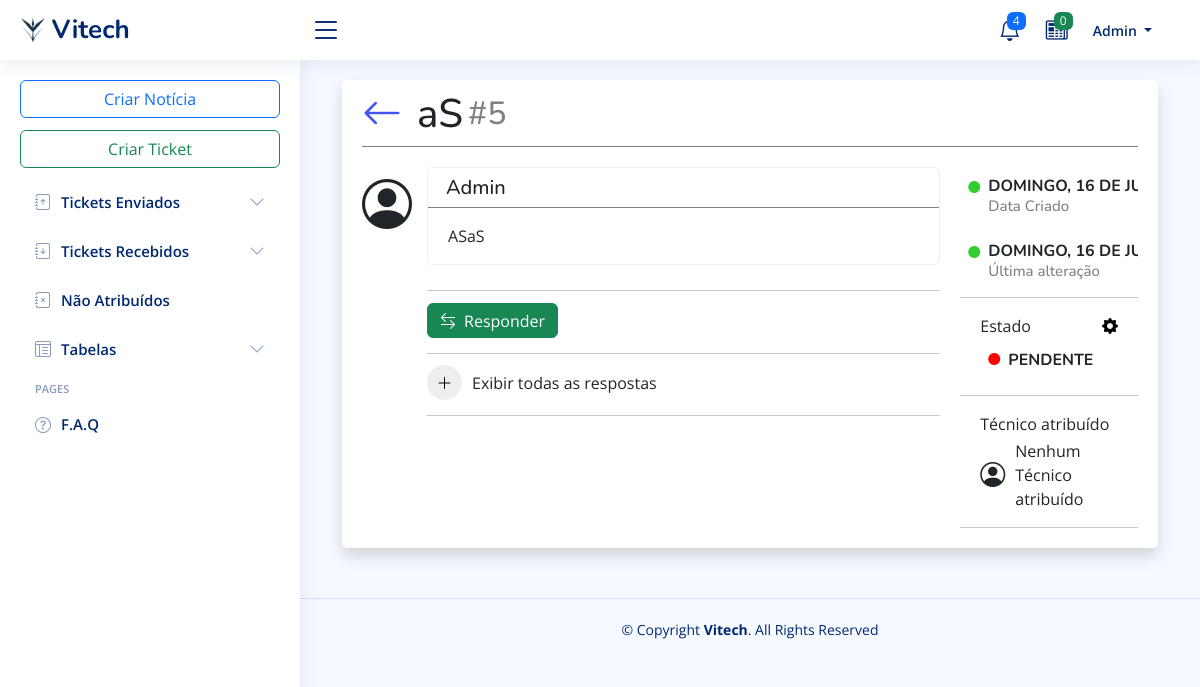
Page /?op=4&id=5 (signed in) on the committed database.
### tables this page shows
CREATE TABLE `ticket` (
  `id_ticket` int(9) NOT NULL,
  `id_user` int(9) NOT NULL,
  `data` timestamp NOT NULL DEFAULT current_timestamp(),
  `tipo_ticket` char(1) NOT NULL,
  `assunto_local` varchar(50) NOT NULL,
  `mensagem_sintomas` text NOT NULL,
  `id_departamento_destino` varchar(3) NOT NULL,
  `urgencia` tinyint(1) NOT NULL,
  `status` char(1) NOT NULL,
  `id_user_atribuido` int(9) DEFAULT NULL,
  `data_atribuido` date DEFAULT NULL
);

CREATE TABLE `user` (
  `id_user` int(9) NOT NULL,
  `nome` varchar(50) NOT NULL,
  `username` varchar(20) NOT NULL,
  `password` char(40) NOT NULL,
  `email` varchar(100) NOT NULL,
  `telefone` int(9) DEFAULT NULL,
  `status` char(1) NOT NULL
);

### db/libphp.php (called while the page is built, shortened)
<?php
function getTicket($con, $idticket)
{
    $query = "
    SELECT
        t.id_ticket,
        u1.nome AS user_criado,
        DATE_FORMAT(t.data  , '%W, %e de %M %Y, %H:%i ','pt_PT') AS data,
        t.tipo_ticket,
        t.assunto_local,
        t.mensagem_sintomas,
        d.nome AS nome_departamento,
        t.urgencia,
        t.status,
        u2.nome AS user_atribuido,
        t.data_atribuido
    FROM
        ticket t
        LEFT JOIN user u1 ON t.id_user = u1.id_user
        LEFT JOIN user u2 ON t.id_user_atribuido = u2.id_user
        LEFT JOIN departamento d ON t.id_departamento_destino = d.id_departamento
    WHERE
        t.id_ticket = '$idticket'
";
    $query_exec = mysqli_query($con, $query);
    if ($query_exec && mysqli_num_rows($query_exec) == 1) {
        $row = mysqli_fetch_assoc($query_exec);
        switch ($row['status']) {
            case 'P':
                $row['statusText'] = 'Pendente';
                $row['statusColor'] = 'red';
                break;
        }
        $queryacoes = "
        SELECT DATE_FORMAT(data_acao, '%W, %e de %M %Y, %H:%i ','pt_PT') AS data_acao
        FROM acoes
        WHERE id_ticket = '$idticket'
        ORDER BY data_acao DESC
        LIMIT 1
    ";
        $queryacoes_exec = mysqli_query($con, $queryacoes);
        if ($queryacoes_exec && mysqli_num_rows($queryacoes_exec) == 1) {
            $data_acao = mysqli_fetch_assoc($queryacoes_exec);
            $row["data_acao"] = $data_acao["data_acao"];
        }
        return $row;
    }
    return null;
}
?>

### pag/ticketview.php (the view, shortened to what this page needs)
<?php
$id = isset($_GET['id']) ? $_GET['id'] : 0;
$ticket = getTicket($con, $id);
?>
<!DOCTYPE html>
<html lang="en">
<head>
</head>
<body>
    <div class="container" style="max-width: 2000px;">
        <div class="card shadow">
            <div class="card-body">
                <div style="width: 100%; display: flex; border-bottom: 1px solid gray">
                    <a href="<?= $_SESSION['current_page'] ?>" style="display: flex; margin-top: 3px;">
                        <i class="bi bi-arrow-left arrow"></i>
                    </a>
                    <h1 style="margin-top: 10px"><?= $ticket['assunto_local'] ?></h1>
                    <h2 class="id_ticket">#<?= $ticket['id_ticket'] ?></h2>
                </div>
                <div style="display: flex; margin-top: 20px;">
                    <i class="bi bi-person-circle" style="font-size: 50px; margin-right: 15px;"></i>
                    <div class="V1" style="gap: 20px; width: 100%;">
                        <div class="V2">
                            <div class="accordion" id="accordionExample">
                                <div class="accordion-item">
                                    <h2 class="accordion-header" id="headingOne">
                                        <div class="fs20"
                                            style="white-space: nowrap; overflow: hidden; text-overflow: ellipsis; width: 100%; display: flex; height: 40px; align-items: center; padding-left: 10px; background-color: transparent; border-bottom: 1px solid gray;">
                                            <div style="display: flex;">
                                                <div class="mx-2"
                                                    style="white-space: nowrap; overflow: hidden; text-overflow: ellipsis;">
                                                    <?= $ticket['user_criado'] ?>
                                                </div>
                                            </div>
                                        </div>
                                    </h2>
                                    <div class="accordion-collapse collapse show" aria-labelledby="headingOne"
                                        data-bs-parent="#accordionExample">
                                        <div class="accordion-body">
                                            <?= $ticket['mensagem_sintomas'] ?>
                                        </div>
                                    </div>
                                </div>
                            </div>
                            <hr style="width: 100%; margin-top: 25px; border-width: 0.01em;">
                            <div style="margin-top: 20px; display: flex; gap: 5px; margin-top: -4px;">
                                <button class="btn btn-success"
                                    style="height: 35px; display: flex; align-items: center;"
                                    onclick="aparecerlocalresponder()">
                                    <i class="bi bi-arrow-left-right" style="margin-right: 8px;"></i>Responder
                                </button>
                            </div>
                            <hr style="width: 100%; margin-top: 15px; border-width: 0.01em;">
                            <div style="display: flex; align-items: center; gap: 10px; margin-top: -5px;">
                                <button class="btn grandão"
                                    style="width: 35px; height: 35px; display: flex; align-items: center; justify-content: center; border-radius: 50%; background-color: #EEEEEE; color: black"
                                    onclick="aparecerlocalrespostas()">
                                    <i id="iconBtnAparecer" class="bi bi-plus-lg"></i>
                                </button>
                                <span>Exibir todas as respostas</span>
                            </div>
                            <hr style="border-width: 0.01em; width: 100%; margin-top: 15px;">
                        </div>
                        <div class="V3">
                            <div class="accordion" id="accordionExample">
                                <div class="accordion-item"
                                    style="background-color: transparent !important; border: none;">
                                    <h2 class="accordion-header" id="headingOne">
                                        <div class="fs20"
                                            style="white-space: nowrap; overflow: hidden; text-overflow: ellipsis; width: 100%; display: flex; align-items: center;background-color: transparent;">
                                            <div
                                                style="gap: 10px; width: 100%; white-space: nowrap; overflow: hidden; text-overflow: ellipsis; display: flex; flex-direction: column;">
                                                <div style="display: flex; font-size: 15px; margin-top: 10px;">
                                                    <i class="mx-2 bi bi-circle-fill"
                                                        style="font-size: 12px;color:#32CD32; margin-top: 3px;"></i>
                                                    <div>
                                                        <h6 style="font-weight: bold; text-transform: uppercase;">
                                                            <?= $ticket['data'] ?>
                                                        </h6>
                                                        <span
                                                            style="font-size: 15px; color: gray; position: relative; top: -7px;">Data
                                                            Criado</span>
                                                    </div>
                                                </div>
                                                <div style="display: flex; font-size: 15px; margin-top: 10px;">
                                                    <i class="mx-2 bi bi-circle-fill"
                                                        style="font-size: 12px;color:#32CD32; margin-top: 3px;"></i>
                                                    <div>
                                                        <h6 style="font-weight: bold; text-transform: uppercase;">
                                                            <?= !empty($ticket['data_acao']) ? $ticket['data_acao'] : 'Nenhuma Alteração Feita' ?>
                                                        </h6>
                                                        <span
                                                            style="font-size: 15px; color: gray; position: relative; top: -7px;">Última
                                                            alteração</span>
                                                    </div>
                                                </div>
                                                <hr style="border-width: 0.01em; width: 100%; margin: 0px;">
                                            </div>
                                        </div>
                                    </h2>
                                    <div class="accordion-collapse collapse show" aria-labelledby="headingOne"
                                        data-bs-parent="#accordionExample">
                                        <div class="accordion-body" style="overflow: visible; position: relative;">
                                            <div>
                                                <div style="display:flex;">
                                                    <span>Estado</span>
                                                    <div class="dropdown" style="margin-left: auto;">
                                                        <a style=" text-decoration: none; color: black;" type="button"
                                                            id="dropdownMenuButton" data-bs-toggle="dropdown"
                                                            aria-haspopup="true" aria-expanded="false">
                                                            <i class="bi bi-gear-fill"></i>
                                                        </a>
                                                    </div>
                                                </div>
                                            </div>
                                            <div style="display: flex; align-items: center; margin-top: 3px;">
                                                <i id="estadoBola" class="mx-2 bi bi-circle-fill"
                                                    style="font-size: 12px; color: <?= $ticket['statusColor'] ?>;"></i>
                                                <div>
                                                    <h6 id="estadoText"
                                                        style="font-weight: bold; text-transform: uppercase; margin-top: 10px;">
                                                        <?= $ticket['statusText'] ?>
                                                    </h6>
                                                </div>
                                            </div>
                                        </div>
                                    </div>
                                    <hr style="border-width: 0.01em; width: 100%; margin: 0px;">
                                    <div class="accordion-body" style="overflow: hidden; text-overflow: ellipsis;">
                                        <div>
                                            <div style="display:flex;">
                                                <span>Técnico atribuído</span>
                                            </div>
                                            <div style="display: flex; align-items: center; margin-top: 3px;">
                                                <i class="bi bi-person-circle"
                                                    style="margin-right: 10px; font-size: 25px;"></i>
                                                <span><?= !empty($ticket['user_atribuido']) ? $ticket['user_atribuido'] : 'Nenhum Técnico atribuído' ?></span>
                                            </div>
                                        </div>
                                    </div>
                                    <hr style="border-width: 0.01em; width: 100%; margin: 0px;">
                                </div>
                            </div>
                        </div>
                    </div>
                </div>
            </div>
        </div>
    </div>
</body>
</html>

### assets/css/style.css (style rules this page uses)
:root { scroll-behavior: smooth; }
body { font-family: "Open Sans", sans-serif; background: #f6f9ff; color: #444444; }
a { color: #4154f1; text-decoration: none; }
h1, h2, h3, h4, h5, h6 { font-family: "Nunito", sans-serif; }
.card { margin-bottom: 30px; border: none; border-radius: 5px; box-shadow: 0px 0 30px rgba(1, 41, 112, 0.1); }
.card-body { padding: 0 20px 20px 20px; }
.accordion-item { border: 1px solid #ebeef4; }

### assets/css/mystyle.css (style rules this page uses)
.arrow { font-size: 40px; margin-right: 15px; }
.fs20 { font-size: 20px; }
.id_ticket { color: gray; margin-top: 15px; margin-left: 5px; }

### pag/ticketview.php (style rules this page uses)
.V1 { display: flex; }
.V2 { width: 75%; }
.V3 { width: 25%; margin-left: auto; }

### rows in the picture
ticket: assunto_local "aS", id_ticket "5", id_user.nome "Admin", mensagem_sintomas "ASaS"

### other values in the picture
$count "0"
$_SESSION['user']['nome'] "Admin"
$ticket['data'] "DOMINGO, 16 DE…"
$ticket['data_acao'] "DOMINGO, 16 DE…"
$ticket['statusText'] "PENDENTE"
